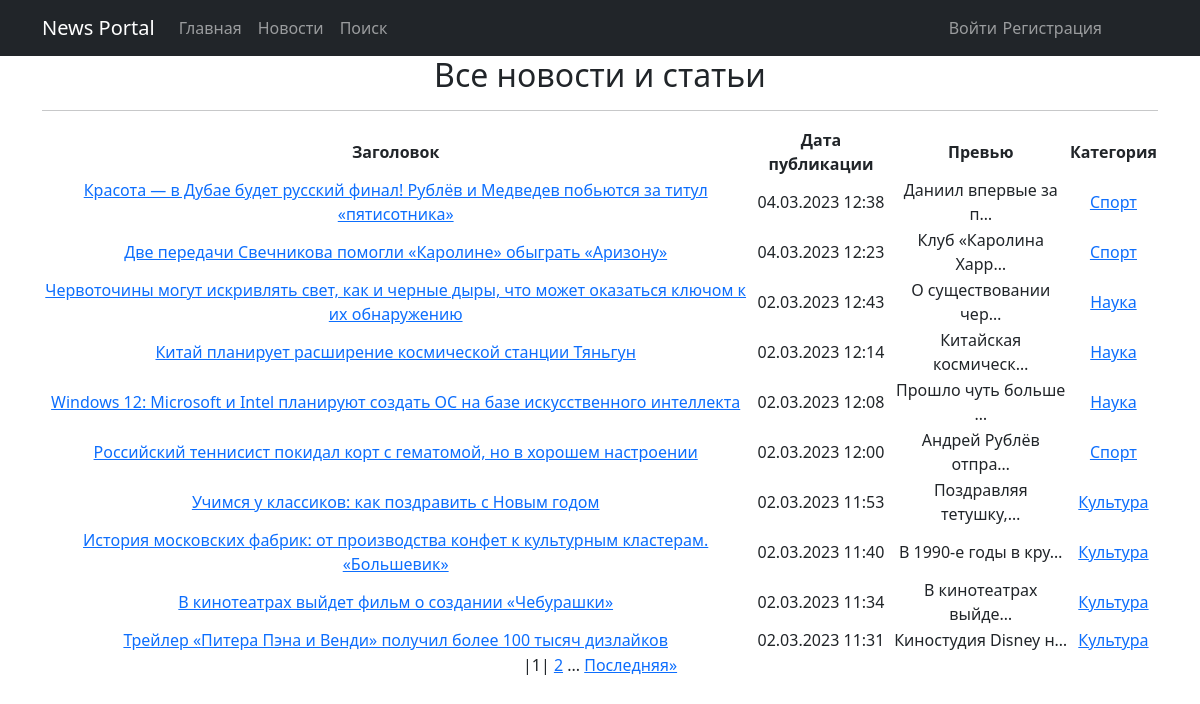
Page /news/ on the committed database.
### news/models.py (models this page shows, shortened)
class Post(models.Model):
    news_type = models.CharField(max_length=2, choices=ART_NEWS, default=news)
    datetime_in = models.DateTimeField(auto_now_add=True)
    headline = models.CharField(max_length=128)
    content = models.TextField()
    post_rating = models.IntegerField(default=0)
    author = models.ForeignKey(Author, on_delete=models.CASCADE)
    category = models.ManyToManyField(Category, through='PostCategory', related_name='post')

class Category(models.Model):
    name = models.CharField(max_length=20, unique=True)
    subscribers = models.ManyToManyField(User, blank=True, related_name='categories')
    def __str__(self):
        return self.name.title()

### news/views.py (the view)
# urls.py: path('', NewsList.as_view(), name='news_list'),
class NewsList(ListView):
    model = Post
    ordering = '-datetime_in'
    template_name = 'news/news.html'
    context_object_name = 'news'
    paginate_by = 10
    def get_context_data(self, **kwargs):
        context = super().get_context_data(**kwargs)
        context['is_not_author'] = not self.request.user.groups.filter(name='authors').exists()
        return context

### news/templatetags/custom_filters.py (called while the page is built)
@register.filter()
def censor(value):
    try:
        list_ = value.split()
    except AttributeError:
        print('Ошибка! Неверный тип данных - должна быть строка!')
    else:
        list_censored = []
        for word in list_:
            word_strip = word.strip('".,:;!?<>()')
            if word_strip.lower() in FORBIDDEN_WORDS:
                censored = word.replace(word_strip[1:], '*' * len(word_strip[1:]))
                list_censored.append(censored)
            else:
                list_censored.append(word)
        value = ' '.join(list_censored)
    return value

### templates/news/news.html (shortened to what this page needs)
{% extends 'default.html' %}
{% load custom_filters %}
{% block content %}
    <h2>Все новости и статьи</h2>
    <hr>
	{% if news %}
		<table>
			<tr>
				<th>Заголовок</th>
				<th>Дата публикации</th>
				<th>Превью</th>
				<th>Категория</th>
			</tr>
			{% for pst in news %}
				<tr>
					<td><a href="{% url 'post_detail' pst.id %}">{{ pst.headline|censor }}</a></td>
					<td>{{ pst.datetime_in|date:'d.m.Y H:i' }}</td>
					<td>{{ pst.content|truncatechars:20|censor }}</td>
					<td>
						{% for cat in pst.category.all %}
							<a href="{% url 'category_list' cat.id %}">{{ cat }}</a>
						{% endfor %}
					</td>
				</tr>
			{% endfor %}
		</table>
	{% else %}
		<h2>Новостей и статей нет!</h2>
	{% endif %}
	{% if paginator.num_pages != 1 %}
		|{{ page_obj.number }}|
		{% if page_obj.has_next %}
			<a href="?page={{ page_obj.next_page_number }}">{{ page_obj.next_page_number }}</a>
			...
			<a href="?page={{ page_obj.paginator.num_pages }}">Последняя&raquo;</a>
		{% endif %}
	{% endif %}
{% endblock content %}

### rows in the picture
Post: headline|censor "Красота — в Дубае будет русский финал! Рублёв и Медведев побьются за титул «пятисотника»", datetime_in "04.03.2023 12:38", content|censor "Даниил впервые за п…"
Category: name "Спорт"
Post: headline|censor "Две передачи Свечникова помогли «Каролине» обыграть «Аризону»", datetime_in "04.03.2023 12:23", content|censor "Клуб «Каролина Харр…"
Post: headline|censor "Червоточины могут искривлять свет, как и черные дыры, что может оказаться ключом к их обнаружению", datetime_in "02.03.2023 12:43", content|censor "О существовании чер…"
Category: name "Наука"
Post: headline|censor "Китай планирует расширение космической станции Тяньгун", datetime_in "02.03.2023 12:14", content|censor "Китайская космическ…"
Post: headline|censor "Windows 12: Microsoft и Intel планируют создать ОС на базе искусственного интеллекта", datetime_in "02.03.2023 12:08", content|censor "Прошло чуть больше …"
Post: headline|censor "Российский теннисист покидал корт с гематомой, но в хорошем настроении", datetime_in "02.03.2023 12:00", content|censor "Андрей Рублёв отпра…"
Post: headline|censor "Учимся у классиков: как поздравить с Новым годом", datetime_in "02.03.2023 11:53", content|censor "Поздравляя тетушку,…"
Category: name "Культура"
Post: headline|censor "История московских фабрик: от производства конфет к культурным кластерам. «Большевик»", datetime_in "02.03.2023 11:40", content|censor "В 1990-е годы в кру…"
Post: headline|censor "В кинотеатрах выйдет фильм о создании «Чебурашки»", datetime_in "02.03.2023 11:34", content|censor "В кинотеатрах выйде…"
Post: headline|censor "Трейлер «Питера Пэна и Венди» получил более 100 тысяч дизлайков", datetime_in "02.03.2023 11:31", content|censor "Киностудия Disney н…"

### other values in the picture
{{ page_obj.number }} "1"
{{ page_obj.next_page_number }} "2"
